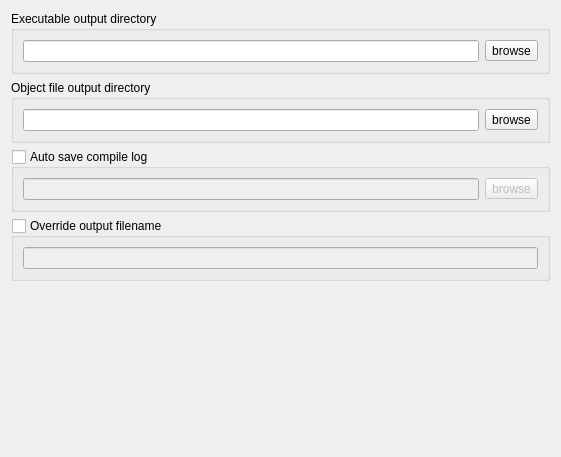
<?xml version="1.0" encoding="UTF-8"?>
<ui version="4.0">
 <class>ProjectOutputWidget</class>
 <widget class="QWidget" name="ProjectOutputWidget">
  <property name="geometry">
   <rect>
    <x>0</x>
    <y>0</y>
    <width>561</width>
    <height>457</height>
   </rect>
  </property>
  <property name="windowTitle">
   <string>Form</string>
  </property>
  <layout class="QVBoxLayout" name="verticalLayout">
   <item>
    <widget class="QGroupBox" name="groupBox">
     <property name="title">
      <string>Executable output directory</string>
     </property>
     <layout class="QHBoxLayout" name="horizontalLayout">
      <item>
       <widget class="QLineEdit" name="txtOutputDir"/>
      </item>
      <item>
       <widget class="QToolButton" name="btnOutputDir">
        <property name="text">
         <string>browse</string>
        </property>
       </widget>
      </item>
     </layout>
    </widget>
   </item>
   <item>
    <widget class="QGroupBox" name="groupBox_2">
     <property name="title">
      <string>Object file output directory</string>
     </property>
     <layout class="QHBoxLayout" name="horizontalLayout_2">
      <item>
       <widget class="QLineEdit" name="txtObjOutputDir"/>
      </item>
      <item>
       <widget class="QToolButton" name="btnObjOutputDir">
        <property name="text">
         <string>browse</string>
        </property>
       </widget>
      </item>
     </layout>
    </widget>
   </item>
   <item>
    <widget class="QGroupBox" name="grpAutosaveCompileLog">
     <property name="title">
      <string>Auto save compile log</string>
     </property>
     <property name="checkable">
      <bool>true</bool>
     </property>
     <property name="checked">
      <bool>false</bool>
     </property>
     <layout class="QHBoxLayout" name="horizontalLayout_3">
      <item>
       <widget class="QLineEdit" name="txtCompileLog"/>
      </item>
      <item>
       <widget class="QToolButton" name="btnCompileLog">
        <property name="text">
         <string>browse</string>
        </property>
       </widget>
      </item>
     </layout>
    </widget>
   </item>
   <item>
    <widget class="QGroupBox" name="grpOverrideOutput">
     <property name="title">
      <string>Override output filename</string>
     </property>
     <property name="checkable">
      <bool>true</bool>
     </property>
     <property name="checked">
      <bool>false</bool>
     </property>
     <layout class="QHBoxLayout" name="horizontalLayout_4">
      <item>
       <widget class="QLineEdit" name="txtOutputFilename"/>
      </item>
     </layout>
    </widget>
   </item>
   <item>
    <spacer name="verticalSpacer">
     <property name="orientation">
      <enum>Qt::Vertical</enum>
     </property>
     <property name="sizeHint" stdset="0">
      <size>
       <width>20</width>
       <height>40</height>
      </size>
     </property>
    </spacer>
   </item>
  </layout>
 </widget>
 <tabstops>
  <tabstop>txtOutputDir</tabstop>
  <tabstop>btnOutputDir</tabstop>
  <tabstop>txtObjOutputDir</tabstop>
  <tabstop>btnObjOutputDir</tabstop>
  <tabstop>grpAutosaveCompileLog</tabstop>
  <tabstop>txtCompileLog</tabstop>
  <tabstop>btnCompileLog</tabstop>
  <tabstop>grpOverrideOutput</tabstop>
  <tabstop>txtOutputFilename</tabstop>
 </tabstops>
 <resources/>
 <connections/>
</ui>
